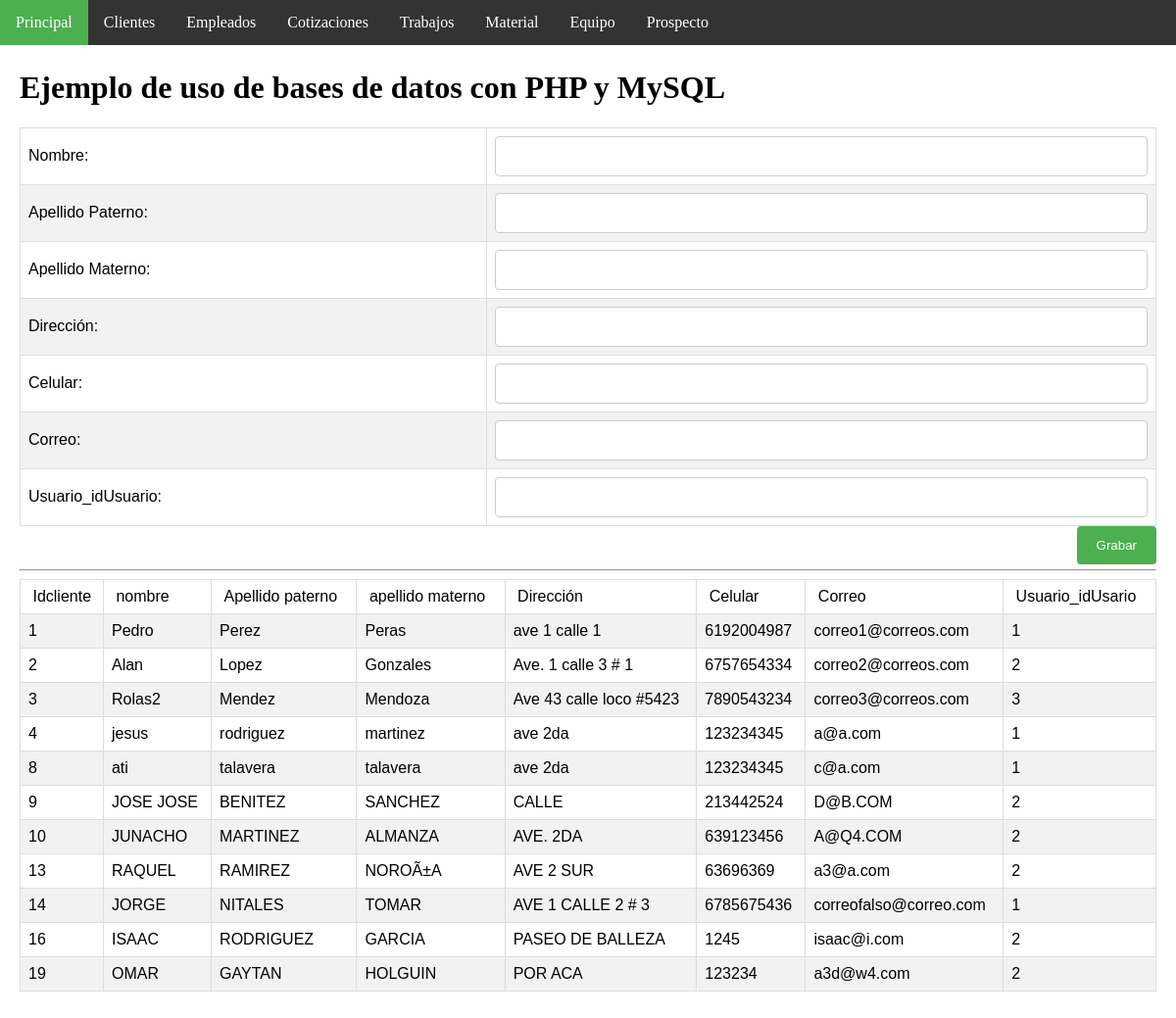
The app's page /insertCliente.php, older data.
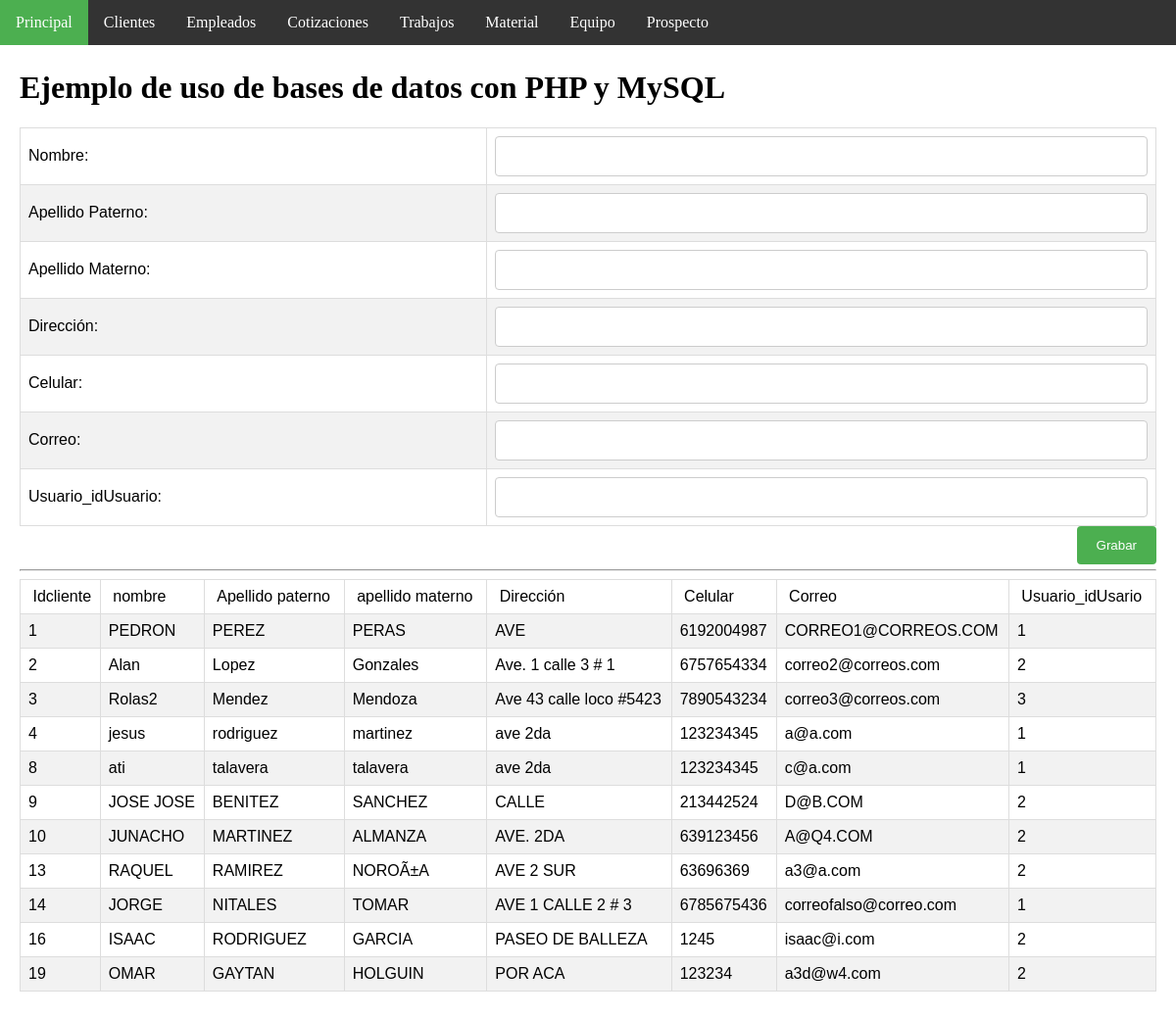
The same page, newer data.
### tables this page shows
CREATE TABLE `cliente` (
  `idCliente` int(11) NOT NULL AUTO_INCREMENT,
  `nombre` varchar(30) NOT NULL,
  `ape_pat` varchar(20) NOT NULL,
  `ape_mat` varchar(20) NOT NULL,
  `direccion` varchar(45) NOT NULL,
  `cel` varchar(10) NOT NULL,
  `correo` varchar(30) NOT NULL,
  `Usuario_idUsuario` int(11) NOT NULL,
  PRIMARY KEY (`idCliente`,`Usuario_idUsuario`),
  UNIQUE KEY `correo_UNIQUE` (`correo`),
  KEY `fk_Cliente_Usuario1_idx` (`Usuario_idUsuario`),
  CONSTRAINT `fk_Cliente_Usuario1` FOREIGN KEY (`Usuario_idUsuario`) REFERENCES `usuario` (`idUsuario`) ON DELETE NO ACTION ON UPDATE NO ACTION
);

### insertCliente.php (the view, shortened to what this page needs)
<!DOCTYPE html>
<html>
<head>
   <link rel="stylesheet" type="text/css" href="css/page_style.css">
</head>
<body>
<ul>
  <li><a class="active" href="index.php">Principal</a></li>
  <li><a href="clienteAdmon.php">Clientes</a></li>
  <li><a href="empleadoAdmon.php">Empleados</a></li>
  <li><a href="#cotizacionAdmon.php">Cotizaciones</a></li>
  <li><a href="#trabajoAdmon.php">Trabajos</a></li>
  <li><a href="#materialAdmon.php">Material</a></li>
  <li><a href="#equipoAdmon.php">Equipo</a></li>
  <li><a href="#prospectoAdmon.php">Prospecto</a></li>
</ul>
<div style="padding:20px;margin-top:30px;height:1500px;">
<h1>Ejemplo de uso de bases de datos con PHP y MySQL</h1>
<form action="insertClienteDb.php" method="post">
<table>
<tr>
   <td>Nombre:</td>
   <td><input type="text" name="nombre" size="20" maxlength="30"></td>
</tr>
<tr>
   <td>Apellido Paterno:</td>
   <td><input type="text" name="a_p" size="20" maxlength="30"></td>
</tr>
<tr>
   <td>Apellido Materno:</td>
   <td><input type="text" name="a_m" size="20" maxlength="30"></td>
</tr>
<tr>
   <td>Dirección:</td>
   <td><input type="text" name="dir" size="20" maxlength="30"></td>
</tr>
<tr>
   <td>Celular:</td>
   <td><input type="text" name="cel" size="20" maxlength="30"></td>
</tr>
<tr>
   <td>Correo:</td>
   <td><input type="text" name="email" size="20" maxlength="30"></td>
</tr>
<tr>
   <td>Usuario_idUsuario:</td>
   <td><input type="text" name="idu" size="20" maxlength="30"></td>
</tr>
</table>
<input type="submit" name="accion" value="Grabar">
<br><br>
</FORM>
<hr>
<?php
   $link=Conectarse();
   $query="select * from cliente";
   $result=mysqli_query($link,$query);
?>
<center>
 <table>
     <tr>
         <td >&nbsp;Idcliente</td>
         <td>&nbsp;nombre&nbsp;</td>
         <td>&nbsp;Apellido paterno&nbsp;</td>
         <td>&nbsp;apellido materno&nbsp;</td>
         <td>&nbsp;Dirección&nbsp;</td>
         <td>&nbsp;Celular&nbsp;</td>
         <td>&nbsp;Correo&nbsp;</td>
         <td>&nbsp;Usuario_idUsario&nbsp;</td>
      </tr>
<?php
   while($row = mysqli_fetch_array($result)) {
echo "<tr><td>".$row["idCliente"]."</td>";
echo "<td >".$row["nombre"]."</td>";
echo "<td>".$row["ape_pat"]."</td>";
echo "<td>".$row["ape_mat"]."</td>";
echo "<td>".$row["direccion"]."</td>";
echo "<td>".$row["cel"]."</td>";
echo "<td>".$row["correo"]."</td>";
echo "<td>".$row["Usuario_idUsuario"]."</td></tr>";
   }
?>
 </table> </center>
</div>
</body>
</html>

Row changes from the older to the newer data that the page shows:
changed cliente: nombre "Pedro" → "PEDRON"; ape_pat "Perez" → "PEREZ"; ape_mat "Peras" → "PERAS"; direccion "ave 1 calle 1" → "AVE"; correo "correo1@correos.com" → "CORREO1@CORREOS.COM"
